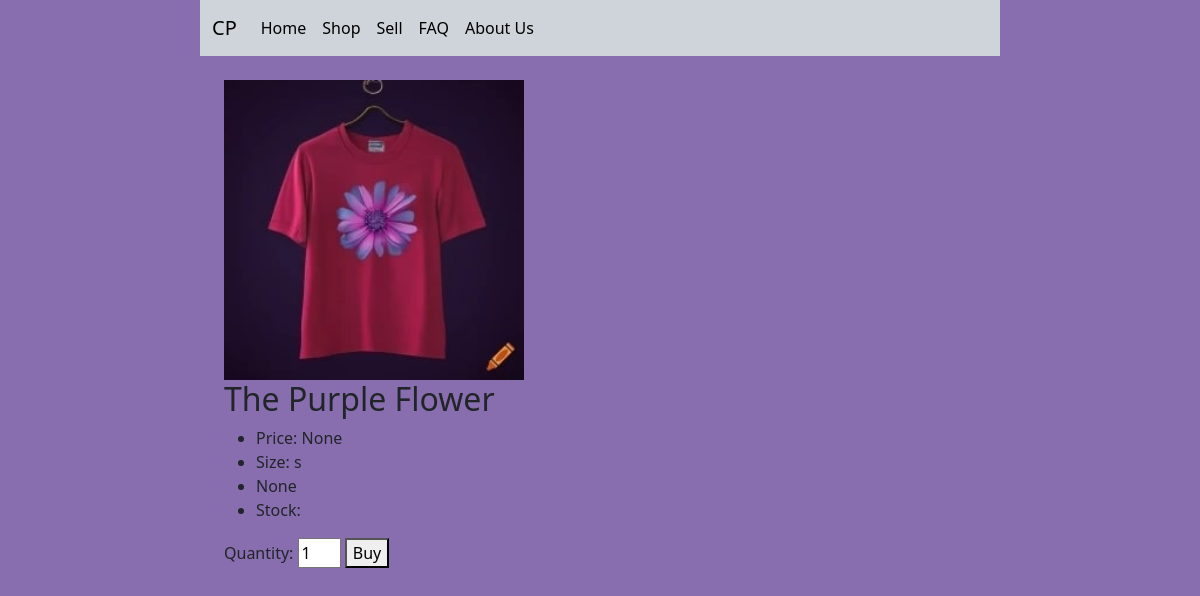
Before: /products/The Purple Flower with the older database file.
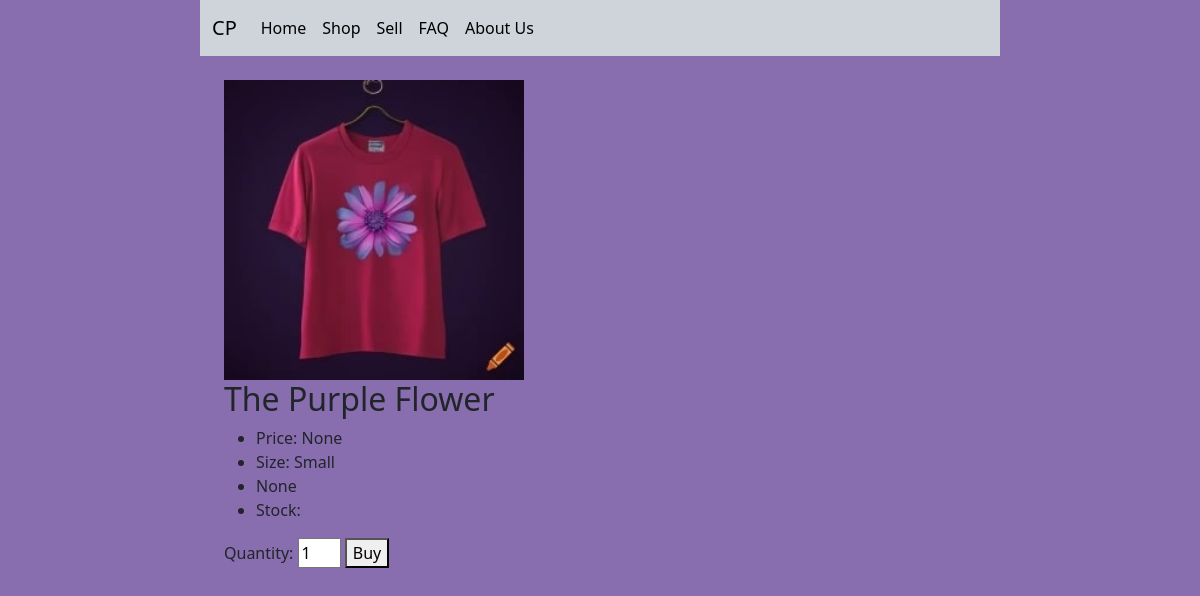
After: the same page with the newer database file.
### tables this page shows
CREATE TABLE "items" (
	"id"	INTEGER NOT NULL,
	"name"	TEXT NOT NULL,
	"price"	INTEGER,
	"size"	TEXT NOT NULL,
	"image"	TEXT NOT NULL,
	"image_filename"	TEXT,
	"description"	TEXT,
	"stock"	INTEGER NOT NULL,
	"timestamp"	TIMESTAMP NOT NULL DEFAULT CURRENT_TIMESTAMP,
	PRIMARY KEY("id" AUTOINCREMENT)
);

### myapp/app.py (the view)
@app.route('/products/<string:name>')
def item(name):
    item = get_item_by_name(name)
    image_filename = item['image']
    image_path = url_for('static', filename='img/' + image_filename)
    return render_template("item.html", item=item, image_path=image_path)

### myapp/data.py (called while the page is built)
def connect_to_db(path):
    conn = sqlite3.connect(path)
    conn.row_factory = sqlite3.Row
    return conn, conn.cursor()

def get_item_by_name(name):
    conn, cur = connect_to_db(db_path)
    query = 'SELECT *, "/static/img/" || image_filename AS image_url FROM items WHERE name = ?'
    value = name
    result = cur.execute(query, (value,)).fetchone()
    conn.close()
    return result

### myapp/templates/item.html (shortened to what this page needs)
{% extends 'base.html' %}
{% block content %}
<div class="product-details">
  <div class="product-image">
    <img src="{{ item['image_url'] }}" id="product_image">
  </div>
  <div class="product-info">
    <h2>{{ item['name'] }}</h2>
    <ul>
      <li>Price: {{ item['price'] }}</li>
      <li>Size: {{ item['size'] }}</li>
      <li>{{ item['description'] }}</li>
      <li>
        Stock:
      </li>
    </ul>
    <form method="POST" action="{{ url_for('buy', name=item['name']) }}">
        <label for="quantity">Quantity:</label>
        <input type="number" id="quantity" name="quantity" min="1" max="{{ item['stock'] }}" value="1">
        <button type="submit">Buy</button>
    </form>
  </div>
</div>
{% endblock %}

### myapp/templates/base.html (shortened to what this page needs)
<!DOCTYPE html>
<html lang="en">
<head>
    <link href="https://cdn.jsdelivr.net/npm/bootstrap@5.3.0-alpha3/dist/css/bootstrap.min.css" rel="stylesheet">
    <link href="../static/css/style.css" rel="stylesheet">
</head>
<body>
    <nav class="navbar navbar-expand-sm bg-dark-subtle bg-body-tertiary">
        <div class="container-fluid">
          <a class="navbar-brand" href="{{url_for('index')}}">CP</a>
          <div class="collapse navbar-collapse" id="navbarSupportedContent">
            <ul class="navbar-nav me-auto mb-2 mb-lg-0">
              <li class="nav-item">
                <a class="nav-link active" aria-current="page" href="{{url_for('index')}}">Home</a>
              </li>
              <li class="nav-item">
                <a class="nav-link" href="{{url_for('products')}}">Shop</a>
              </li>
              <li class="nav-item">
                <a class="nav-link" href="{{url_for('register')}}">Sell</a>
              </li>
              <li class="nav-item">
                <a class="nav-link" href="{{url_for('about')}}">FAQ</a>
              </li>
              <li class="nav-item">
                <a class="nav-link" href="{{url_for('about')}}">About Us</a>
              </li>
            </ul>
          </div>
        </div>
      </nav>
    <div class="m-4">
        {% block content %}
        {% endblock %}
    </div>
</body>
</html>

### myapp/static/css/style.css (style rules this page uses)
img { height: 100%; width: 100%; }
body { padding: 0px 200px 0px 200px; background-color: #886DAF; }
a:link { color: black }
* { box-sizing: content-box; }
#product_image { height:300px; width:auto; }
#quantity { width: 35px; }

Changed rows visible on the page:
changed items "The Purple Flower": size "s" → "Small"
